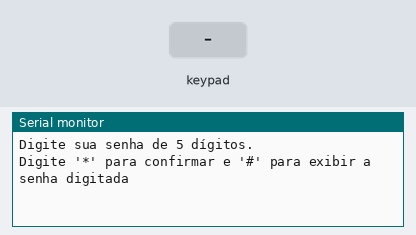
Recording of a sketch running on a simulated Arduino Uno, built with avr-gcc and run on an emulated ATmega328P. Shown: the last lines printed to the serial monitor. Inputs (shaded band) come from the test bench.

Above: at 1.2 s.
1.3 s: key '1' pressed
At 2.5 s:
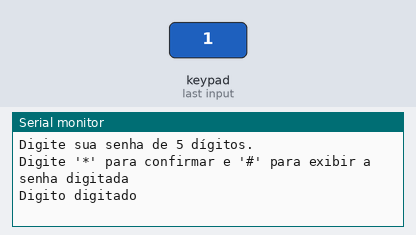
2.8 s: keypad keys 1 2 3 4 5 pressed 0.4 s apart
At 5.5 s:
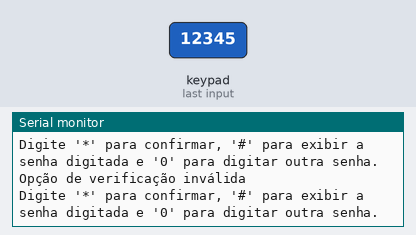
6.3 s: key '*' pressed
At 7.4 s:
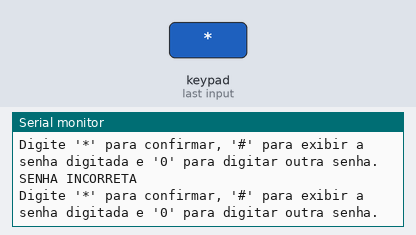
7.8 s: keypad keys 1 2 3 4 5 # pressed 0.4 s apart
At 11.1 s:
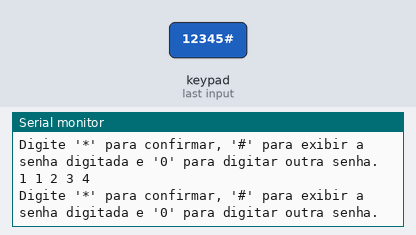
11.7 s: key '0' pressed
At 12.4 s:
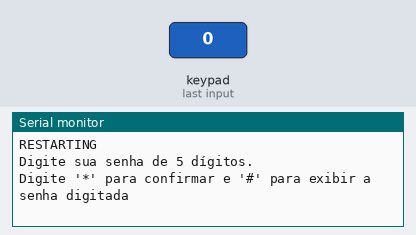
13.2 s: keypad keys 1 2 3 4 5 * pressed 0.4 s apart
At 16.4 s:
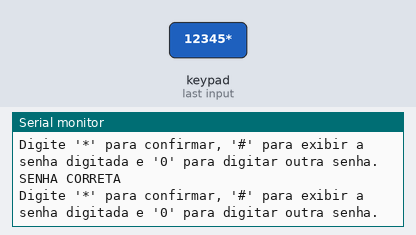

Measured:
- after the input at 1.3 s, the serial monitor: prints a new line at once (image 1)
- after the input at 2.8 s, the serial monitor: prints a new line after 1.2 s (image 2)
- after the input at 6.3 s, the serial monitor: prints a new line at once (image 3)
- after the input at 7.8 s, the serial monitor: prints a new line at once (image 4)
- after the input at 11.7 s, the serial monitor: prints a new line at once (image 5)
- after the input at 13.2 s, the serial monitor: prints a new line at once (image 6)

The sketch:

Teclado_Membrana_4X3.ino
```cpp
/*
 * Leitor de senhas utilizando um teclado de membrana 12 teclas e a biblioteca keypad.h.
 * O teclado é definido como um objeto da classe keypad-> Keypad(makeKeymap(matriz de teclas), posições dos pinos linha, posições dos pinos coluna, numero de linhas, numero de colunas), sendo que
 * numero de linhas e colunas deve ser declarado como const int e os vetores onde se encontram as posições dos pinos devem ser declarados como byte.
 * Uma senha de 5 digitos está previamente definida e é requerida ao usuário. A senha deve conter apenas números, e após ser digitada pode ser exibida ou verificada, para saber se está correta ou não.
 * A opção de digitar outra senha sempre está disponível ao término da digitação da atual. O tamanho da senha pode ser alterado a definição de tamanho e o conteúdo da constance senha.
 *
 *
 * Letícia Pegoraro Garcez 2020
*/

//IMPORTAÇÃO DE BIBLIOTECAS
#include <Keypad.h>

//DEFINIÇÃO DAS VARIVÁVEIS RELATIVAS AO HARDWARE DO TELCADO
#define tamanho 5
//linhas e colunas devem ser declaradas como const int
const int linhas =  4;
const int colunas = 3;

char teclas[linhas][colunas] = { {'1', '2', '3'},
  {'4', '5', '6'},
  {'7', '8', '9'},
  {'*', '0', '#'}
};
//os vetores dos pinos relacionados aos terminais devem ser do tipo byte
byte pinosL[linhas] = {4, 5, 6, 7}; // vetor que guarda os pinos referentes aos terminais 1-4 do teclado, que correspondem as linhas
byte pinosC[colunas] = {8, 9, 10}; // vetor que guarda os pinos referentes aos terminais 5-7 do teclado, que correspondem as colunas

//DEFINIÇÃO DE UM OBJETO TECLADO DA BIBLIOTECA
Keypad teclado = Keypad(makeKeymap(teclas), pinosL, pinosC, linhas, colunas);

//DEFINIÇÃO DA SENHA
const char senha[tamanho] = {'1', '2', '3', '4', '5'}; //senha a ser digitada

//CABEÇALHOS DAS FUNÇÕES
void menu(void);
char leTeclado(void);
void leiaSenha(char* s, int limite);//recebe o endereço onde a senha deve ser guardada e o tamanho
void imprimeSenha(char* s);//recebe a senha que deve ser impressa
void verificaSenha(char* s);//recebe a senha que deve ser impressa

void setup()
{
  Serial.begin(9600);//exibição de mensagens e debug
}

char leitura;//varivável auxiliar do programa principal
char senhaInput[5];//senha digitada

void loop()
{
  menu();
  leiaSenha(senhaInput, tamanho); //onde a senha deve ser guardada e seu tamanho
  Serial.println("Senha digitada com sucesso");
  //imprimeSenha(senhaInput);//A leitura da senha está correta

  //INTERPRETA OPÇÃO DE VALIDAÇÃO
  do { //involve condição de restarting
    Serial.println("Digite '*' para confirmar, '#' para exibir a senha digitada e '0' para digitar outra senha.");//mensagem informativa
    leitura = leTeclado();
    if (leitura == '*') {//opção de verificação da senha
      verificaSenha(senhaInput);
    }
    else if (leitura == '#') {//opção de impressão
      imprimeSenha(senhaInput);
    }
    else if (leitura != '0') { //caso não seja nenhuma das acima ou zero, que finaliza o programa, é uma opção inválida
      Serial.println("Opção de verificação inválida");

    }
  } while (leitura != '0');//zero finaliza esta execução
  Serial.println("RESTARTING");//Reinicia

}

//FUNÇÕES
void menu(void) {
  Serial.print("Digite sua senha de ");
  Serial.print(tamanho);
  Serial.println(" dígitos.");
  Serial.println("Digite '*' para confirmar e '#' para exibir a senha digitada");
}

void imprimeSenha(char* s) {
  for (int c = 0; c < 5; c++) {
    Serial.print(s[c]);
    Serial.print(" ");
  }
  Serial.println();
}

char leTeclado(void) {
  char entrada;
  do {
    entrada = teclado.getKey();
  } while (!entrada); //não prossegue sem algo ser digitado
  // Serial.println(entrada);
  return entrada;//e quando algo é digitado, retorna.
}

void verificaSenha(char* s) {
  for (int c = 0; c < 5; c++) {
    if (s[c] != senha[c]) {
      Serial.println("SENHA INCORRETA");
      return;
    }
  }
  Serial.println("SENHA CORRETA");
}

void leiaSenha(char* s, int limite) {
  int contador = 0;
  for (contador; contador < limite; contador++) {
    s[contador] = leTeclado();
    Serial.println("Digito digitado"); // algo foi lido
    if (s[contador] == '*' || s[contador] == '#') { //se algum dos caracteres foi digitado como parte da senha
      Serial.println("Senha não foi digitada corretamente. Tente novamente.");
      contador = -1; //reinicia o loop. Quando voltar lá pra cima, o contador vai ser incrementado, então deve ser setado pra -1
    }
  }
}
```
